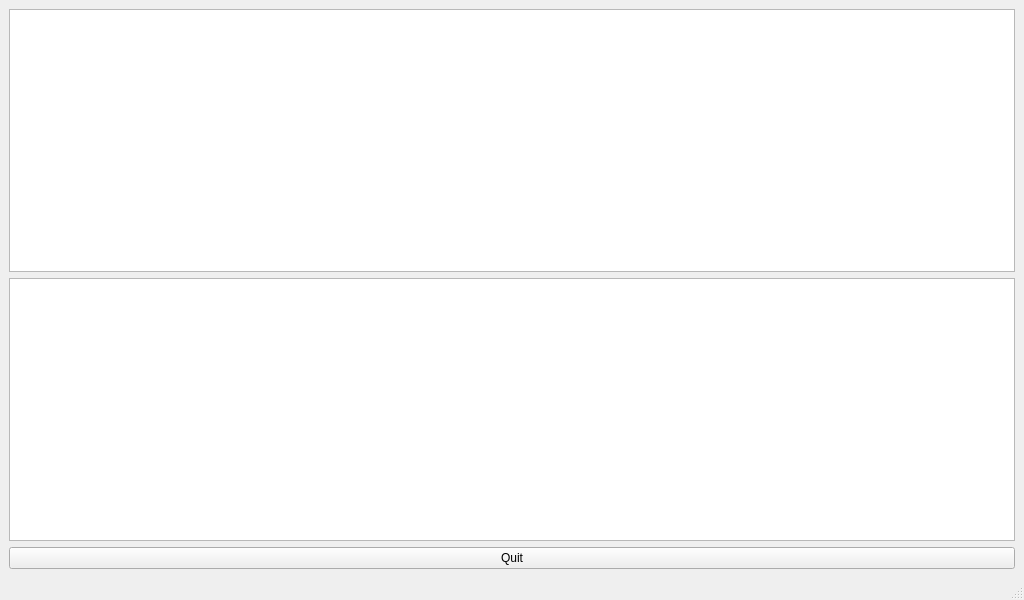
<?xml version="1.0" encoding="UTF-8"?>
<ui version="4.0">
 <class>CrossReferenceGallery</class>
 <widget class="QMainWindow" name="CrossReferenceGallery">
  <property name="geometry">
   <rect>
    <x>0</x>
    <y>0</y>
    <width>1024</width>
    <height>600</height>
   </rect>
  </property>
  <property name="windowTitle">
   <string>Cross Reference Gallery</string>
  </property>
  <widget class="QWidget" name="cWidget">
   <layout class="QVBoxLayout" name="verticalLayout">
    <item>
     <layout class="QVBoxLayout" name="vLayout">
      <property name="sizeConstraint">
       <enum>QLayout::SetDefaultConstraint</enum>
      </property>
      <item>
       <layout class="QHBoxLayout" name="topLayout">
        <item>
         <layout class="QVBoxLayout" name="leftListLayout">
          <item>
           <widget class="QListView" name="stack_list"/>
          </item>
          <item>
           <widget class="QListView" name="section_list"/>
          </item>
         </layout>
        </item>
       </layout>
      </item>
      <item>
       <layout class="QHBoxLayout" name="bottomLayout">
        <item>
         <widget class="QPushButton" name="buttonQuit">
          <property name="text">
           <string>Quit</string>
          </property>
         </widget>
        </item>
       </layout>
      </item>
     </layout>
    </item>
   </layout>
  </widget>
  <widget class="QMenuBar" name="menubar">
   <property name="geometry">
    <rect>
     <x>0</x>
     <y>0</y>
     <width>1024</width>
     <height>25</height>
    </rect>
   </property>
  </widget>
  <widget class="QStatusBar" name="statusbar"/>
 </widget>
 <resources/>
 <connections/>
</ui>
